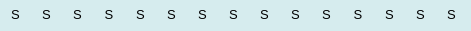
     <widget class="QWidget" name="bkg_Blocks" native="true">
      <property name="geometry">
       <rect>
        <x>574</x>
        <y>468</y>
        <width>471</width>
        <height>31</height>
       </rect>
      </property>
      <property name="styleSheet">
       <string notr="true">background-color: rgb(214, 236, 238);</string>
      </property>
      <widget class="QWidget" name="layoutWidget_2">
       <property name="geometry">
        <rect>
         <x>8</x>
         <y>4</y>
         <width>451</width>
         <height>20</height>
        </rect>
       </property>
       <layout class="QHBoxLayout" name="Layout_B1_Blocks">
        <property name="spacing">
         <number>16</number>
        </property>
        <item>
         <widget class="QLabel" name="label_58">
          <property name="font">
           <font>
            <pointsize>10</pointsize>
           </font>
          </property>
          <property name="text">
           <string>S</string>
          </property>
          <property name="alignment">
           <set>Qt::AlignCenter</set>
          </property>
         </widget>
        </item>
        <item>
         <widget class="QLabel" name="label_59">
          <property name="font">
           <font>
            <pointsize>10</pointsize>
           </font>
          </property>
          <property name="text">
           <string>S</string>
          </property>
          <property name="alignment">
           <set>Qt::AlignCenter</set>
          </property>
         </widget>
        </item>
        <item>
         <widget class="QLabel" name="label_60">
          <property name="font">
           <font>
            <pointsize>10</pointsize>
           </font>
          </property>
          <property name="text">
           <string>S</string>
          </property>
          <property name="alignment">
           <set>Qt::AlignCenter</set>
          </property>
         </widget>
        </item>
        <item>
         <widget class="QLabel" name="label_91">
          <property name="font">
           <font>
            <pointsize>10</pointsize>
           </font>
          </property>
          <property name="text">
           <string>S</string>
          </property>
          <property name="alignment">
           <set>Qt::AlignCenter</set>
          </property>
         </widget>
        </item>
        <item>
         <widget class="QLabel" name="label_92">
          <property name="font">
           <font>
            <pointsize>10</pointsize>
           </font>
          </property>
          <property name="text">
           <string>S</string>
          </property>
          <property name="alignment">
           <set>Qt::AlignCenter</set>
          </property>
         </widget>
        </item>
        <item>
         <widget class="QLabel" name="label_93">
          <property name="font">
           <font>
            <pointsize>10</pointsize>
           </font>
          </property>
          <property name="text">
           <string>S</string>
          </property>
          <property name="alignment">
           <set>Qt::AlignCenter</set>
          </property>
         </widget>
        </item>
        <item>
         <widget class="QLabel" name="label_94">
          <property name="font">
           <font>
            <pointsize>10</pointsize>
           </font>
          </property>
          <property name="text">
           <string>S</string>
          </property>
          <property name="alignment">
           <set>Qt::AlignCenter</set>
          </property>
         </widget>
        </item>
        <item>
         <widget class="QLabel" name="label_95">
          <property name="font">
           <font>
            <pointsize>10</pointsize>
           </font>
          </property>
          <property name="text">
           <string>S</string>
          </property>
          <property name="alignment">
           <set>Qt::AlignCenter</set>
          </property>
         </widget>
        </item>
        <item>
         <widget class="QLabel" name="label_96">
          <property name="font">
           <font>
            <pointsize>10</pointsize>
           </font>
          </property>
          <property name="text">
           <string>S</string>
          </property>
          <property name="alignment">
           <set>Qt::AlignCenter</set>
          </property>
         </widget>
        </item>
        <item>
         <widget class="QLabel" name="label_97">
          <property name="font">
           <font>
            <pointsize>10</pointsize>
           </font>
          </property>
          <property name="text">
           <string>S</string>
          </property>
          <property name="alignment">
           <set>Qt::AlignCenter</set>
          </property>
         </widget>
        </item>
        <item>
         <widget class="QLabel" name="label_98">
          <property name="font">
           <font>
            <pointsize>10</pointsize>
           </font>
          </property>
          <property name="text">
           <string>S</string>
          </property>
          <property name="alignment">
           <set>Qt::AlignCenter</set>
          </property>
         </widget>
        </item>
        <item>
         <widget class="QLabel" name="label_99">
          <property name="font">
           <font>
            <pointsize>10</pointsize>
           </font>
          </property>
          <property name="text">
           <string>S</string>
          </property>
          <property name="alignment">
           <set>Qt::AlignCenter</set>
          </property>
         </widget>
        </item>
        <item>
         <widget class="QLabel" name="label_100">
          <property name="font">
           <font>
            <pointsize>10</pointsize>
           </font>
          </property>
          <property name="text">
           <string>S</string>
          </property>
          <property name="alignment">
           <set>Qt::AlignCenter</set>
          </property>
         </widget>
        </item>
        <item>
         <widget class="QLabel" name="label_101">
          <property name="font">
           <font>
            <pointsize>10</pointsize>
           </font>
          </property>
          <property name="text">
           <string>S</string>
          </property>
          <property name="alignment">
           <set>Qt::AlignCenter</set>
          </property>
         </widget>
        </item>
        <item>
         <widget class="QLabel" name="label_102">
          <property name="font">
           <font>
            <pointsize>10</pointsize>
           </font>
          </property>
          <property name="text">
           <string>S</string>
          </property>
          <property name="alignment">
           <set>Qt::AlignCenter</set>
          </property>
         </widget>
        </item>
       </layout>
      </widget>
     </widget>
